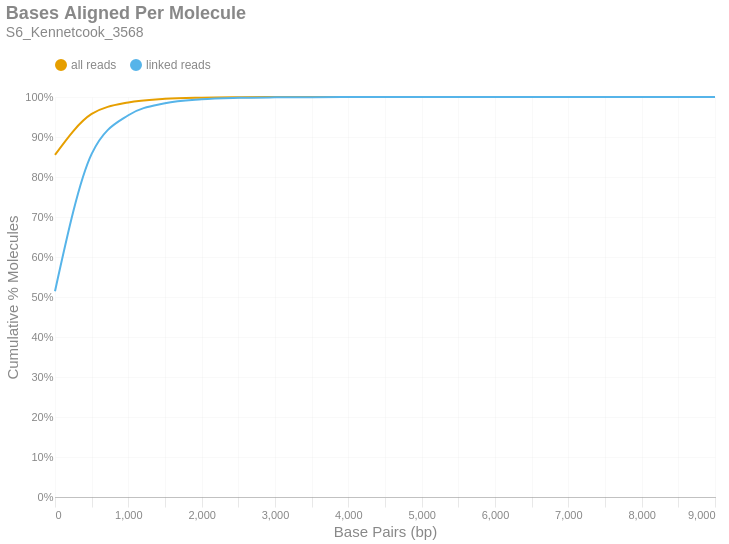

Notebook source saved alongside this figure:
### Markdown cell above
### Bases Aligned Per Molecule
This is a cumulative frequency distribution showing the number of base pairs aligned per unique molecule. These data are shown in 500 bp bins. There are two distributions: one with `all reads` (yellow) and another with only `linked reads` (blue). The percent of molecules in the `linked reads` distribution is relative to the total number of linked molecules.

### Code cell
if SKIPLR:
    print_html(f"Skipped")
else:
    binned_df = consolidated_hist(valids['aligned_bp'], mask, 500, True)
    with SafeRender(binned_df):
        (
            density_plot(binned_df, 'Bases Aligned Per Molecule', samplename, 'basesper')
            .encode(
                x=alt.X('bin:Q', title="Base Pairs (bp)").axis(tickMinStep=500).scale(padding=0),
                y=alt.Y('value:Q', title='Cumulative % Molecules')
                    .axis(format='%')
                    .scale(domain = [0,1])
                    .stack(False),
                color=alt.Color("key:N").scale(domain = ["all reads", "linked reads"]),
                tooltip = [
                    alt.Tooltip("key:N", title = "Data Type"),
                    alt.Tooltip("range_label:N", title="Bases Aligned Per Molecule"),
                    alt.Tooltip("value:Q", format = ".2%", title="% Molecules (Cum.)")
                ]
            )
        ).display()

### Figure 1 — Vega-Lite specification as saved in the notebook (floating-point values rounded to 4 significant figures)
{"width": "container", "height": 400, "config": {"title": {"anchor": "start", "dy": -15, "fontSize": 18, "color": "#888888", "subtitleColor": "#888888", "subtitleFontSize": 14}, "arc": {"fill": "#0072B2"}, "axis": {"domainColor": "#888888", "domainWidth": 0.5, "gridWidth": 0.2, "grid": false, "titleFontWeight": 400, "titleFontSize": 15, "labelFontSize": 11, "labelColor": "#888888", "tickColor": "#888888", "tickWidth": 0.2, "titleColor": "#888888"}, "axisBand": {"grid": false}, "axisX": {"grid": true, "tickSize": 10, "domainCap": "round"}, "axisY": {"domain": false, "grid": true, "tickSize": 0, "domainCap": "round"}, "background": "transparent", "header": {"labelFontSize": 15, "labelColor": "#888888", "titleFontSize": 15, "titleFontWeight": 600, "titleColor": "#888888"}, "legend": {"labelFont": "sans-serif", "labelFontSize": 12, "labelColor": "#888888", "symbolSize": 100, "symbolType": "circle", "titleFontSize": 12, "titlePadding": 10, "titleColor": "#888888", "title": null, "orient": "top"}, "range": {"category": ["#E69F00", "#56B4E9", "#009E73", "#F0E442", "#0072B2", "#D55E00", "#CC79A7", "#000000"], "diverging": ["#cfe8f3", "#a2d4ec", "#73bfe2", "#46abdb", "#1696d2", "#12719e"]}, "area": {"fill": "#0072B2", "fillOpacity": 0.7, "line": true, "strokeOpacity": 0.7}, "line": {"color": "#0072B2", "stroke": "#0072B2", "strokeWidth": 2}, "trail": {"color": "#0072B2", "stroke": "#0072B2", "strokeWidth": 0, "size": 1}, "point": {"filled": true, "fillOpacity": 1.0, "size": 95}, "text": {"color": "#888888", "fontSize": 11, "align": "right", "fontWeight": 400, "size": 11}, "bar": {"fill": "#0072B2", "stroke": null}, "view": {"stroke": null, "continuousWidth": 660, "continuousHeight": 400}}, "data": {"name": "data-060eed50fabcc77637a6c38e4ea1f50f"}, "mark": {"type": "line", "interpolate": "monotone", "point": {"opacity": 0, "size": 275}}, "encoding": {"color": {"field": "key", "scale": {"domain": ["all reads", "linked reads"]}, "type": "nominal"}, "tooltip": [{"field": "key", "title": "Data Type", "type": "nominal"}, {"field": "range_label", "title": "Bases Aligned Per Molecule", "type": "nominal"}, {"field": "value", "format": ".2%", "title": "% Molecules (Cum.)", "type": "quantitative"}], "x": {"axis": {"tickMinStep": 500}, "field": "bin", "scale": {"padding": 0}, "title": "Base Pairs (bp)", "type": "quantitative"}, "y": {"axis": {"format": "%"}, "field": "value", "scale": {"domain": [0, 1]}, "stack": false, "title": "Cumulative % Molecules", "type": "quantitative"}}, "params": [{"name": "param_c36ac31b6afebe62", "select": {"type": "point", "fields": ["key"]}, "bind": "legend"}], "title": {"text": "Bases Aligned Per Molecule", "subtitle": "S6_Kennetcook_3568"}, "transform": [{"fold": ["all reads (cumsum)", "linked reads (cumsum)"]}, {"calculate": "replace(datum.key, ' (cumsum)', '')", "as": "key"}, {"filter": {"param": "param_c36ac31b6afebe62"}}], "usermeta": {"embedOptions": {"downloadFileName": "S6_Kennetcook_3568.basesper"}}, "$schema": "https://vega.github.io/schema/vega-lite/v6.1.0.json", "datasets": {"data-060eed50fabcc77637a6c38e4ea1f50f": [{"bin": "0.0", "interval": "0.0-500.0", "all reads": 0.8554, "linked reads": 0.5144, "all reads (cumsum)": 0.8554, "linked reads (cumsum)": 0.5144, "range_label": "0-499"}, {"bin": "500.0", "interval": "500.0-1000.0", "all reads": 0.1023, "linked reads": 0.3432, "all reads (cumsum)": 0.9577, "linked reads (cumsum)": 0.8577, "range_label": "500-999"}, {"bin": "1000.0", "interval": "1000.0-1500.0", "all reads": 0.02878, "linked reads": 0.09676, "all reads (cumsum)": 0.9864, "linked reads (cumsum)": 0.9544, "range_label": "1000-1499"}, {"bin": "1500.0", "interval": "1500.0-2000.0", "all reads": 0.008888, "linked reads": 0.02988, "all reads (cumsum)": 0.9953, "linked reads (cumsum)": 0.9843, "range_label": "1500-1999"}, {"bin": "2000.0", "interval": "2000.0-2500.0", "all reads": 0.00296, "linked reads": 0.009951, "all reads (cumsum)": 0.9983, "linked reads (cumsum)": 0.9942, "range_label": "2000-2499"}, {"bin": "2500.0", "interval": "2500.0-3000.0", "all reads": 0.001075, "linked reads": 0.003613, "all reads (cumsum)": 0.9994, "linked reads (cumsum)": 0.9979, "range_label": "2500-2999"}, {"bin": "3000.0", "interval": "3000.0-3500.0", "all reads": 0.0003889, "linked reads": 0.001307, "all reads (cumsum)": 0.9998, "linked reads (cumsum)": 0.9992, "range_label": "3000-3499"}, {"bin": "3500.0", "interval": "3500.0-4000.0", "all reads": 0.0001514, "linked reads": 0.000509, "all reads (cumsum)": 0.9999, "linked reads (cumsum)": 0.9997, "range_label": "3500-3999"}, {"bin": "4000.0", "interval": "4000.0-4500.0", "all reads": 5.57e-05, "linked reads": 0.0001872, "all reads (cumsum)": 1.0, "linked reads (cumsum)": 0.9999, "range_label": "4000-4499"}, {"bin": "4500.0", "interval": "4500.0-5000.0", "all reads": 2.358e-05, "linked reads": 7.927e-05, "all reads (cumsum)": 1.0, "linked reads (cumsum)": 0.9999, "range_label": "4500-4999"}, {"bin": "5000.0", "interval": "5000.0-5500.0", "all reads": 1.054e-05, "linked reads": 3.542e-05, "all reads (cumsum)": 1.0, "linked reads (cumsum)": 1.0, "range_label": "5000-5499"}, {"bin": "5500.0", "interval": "5500.0-6000.0", "all reads": 5.268e-06, "linked reads": 1.771e-05, "all reads (cumsum)": 1.0, "linked reads (cumsum)": 1.0, "range_label": "5500-5999"}, {"bin": "6000.0", "interval": "6000.0-6500.0", "all reads": 1.129e-06, "linked reads": 3.795e-06, "all reads (cumsum)": 1.0, "linked reads (cumsum)": 1.0, "range_label": "6000-6499"}, {"bin": "6500.0", "interval": "6500.0-7000.0", "all reads": 3.763e-07, "linked reads": 1.265e-06, "all reads (cumsum)": 1.0, "linked reads (cumsum)": 1.0, "range_label": "6500-6999"}, {"bin": "7000.0", "interval": "7000.0-7500.0", "all reads": 2.509e-07, "linked reads": 8.433e-07, "all reads (cumsum)": 1.0, "linked reads (cumsum)": 1.0, "range_label": "7000-7499"}, {"bin": "7500.0", "interval": "7500.0-8000.0", "all reads": 0.0, "linked reads": 0.0, "all reads (cumsum)": 1.0, "linked reads (cumsum)": 1.0, "range_label": "7500-7999"}, {"bin": "8000.0", "interval": "8000.0-8500.0", "all reads": 0.0, "linked reads": 0.0, "all reads (cumsum)": 1.0, "linked reads (cumsum)": 1.0, "range_label": "8000-8499"}, {"bin": "8500.0", "interval": "8500.0-9000.0", "all reads": 0.0, "linked reads": 0.0, "all reads (cumsum)": 1.0, "linked reads (cumsum)": 1.0, "range_label": "8500-8999"}, {"bin": "9000.0", "interval": "9000.0-9500.0", "all reads": 1.254e-07, "linked reads": 4.217e-07, "all reads (cumsum)": 1.0, "linked reads (cumsum)": 1.0, "range_label": "9000-9499"}]}}
